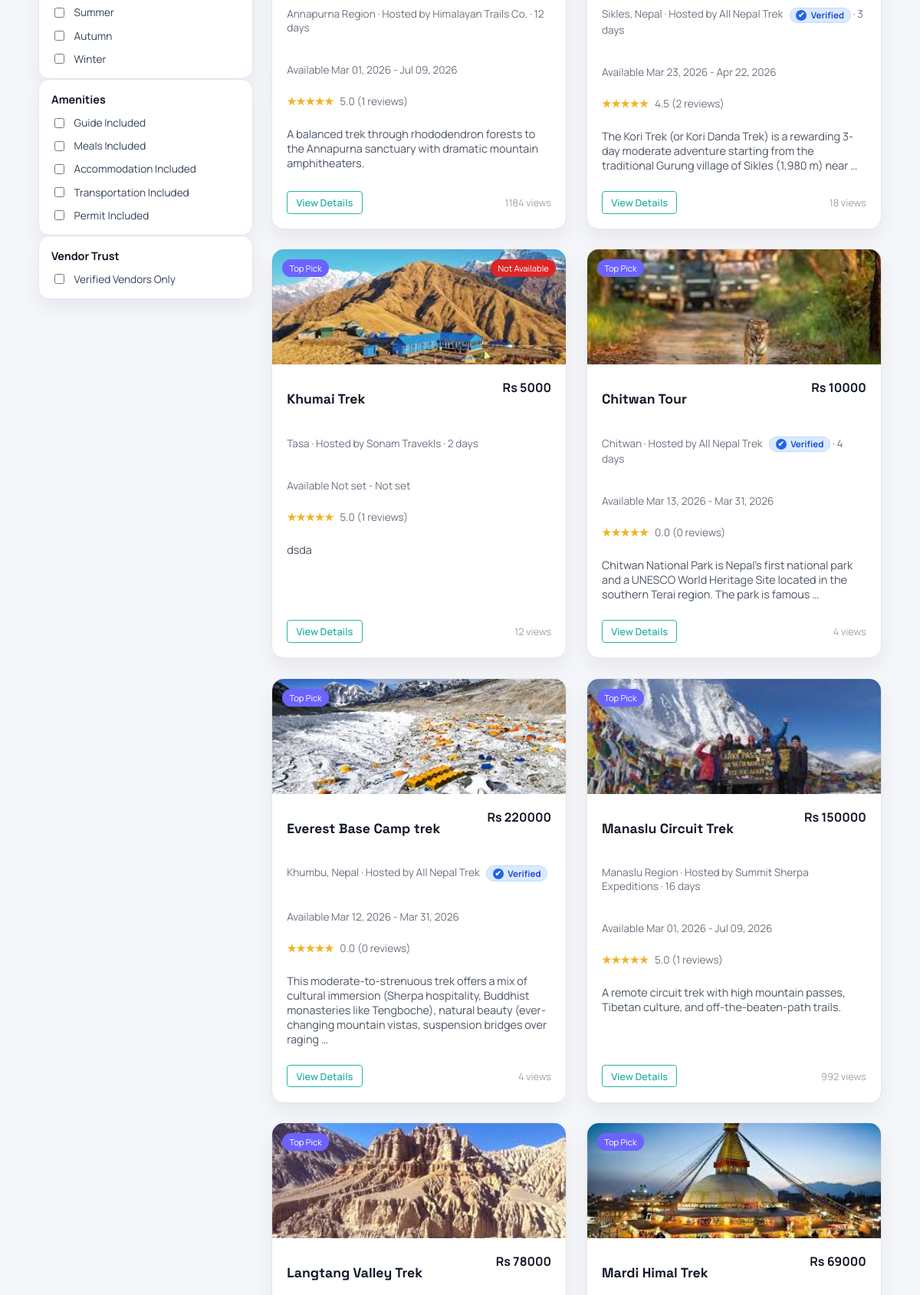
Before: /packages/ (signed in, middle part) with the older database file.
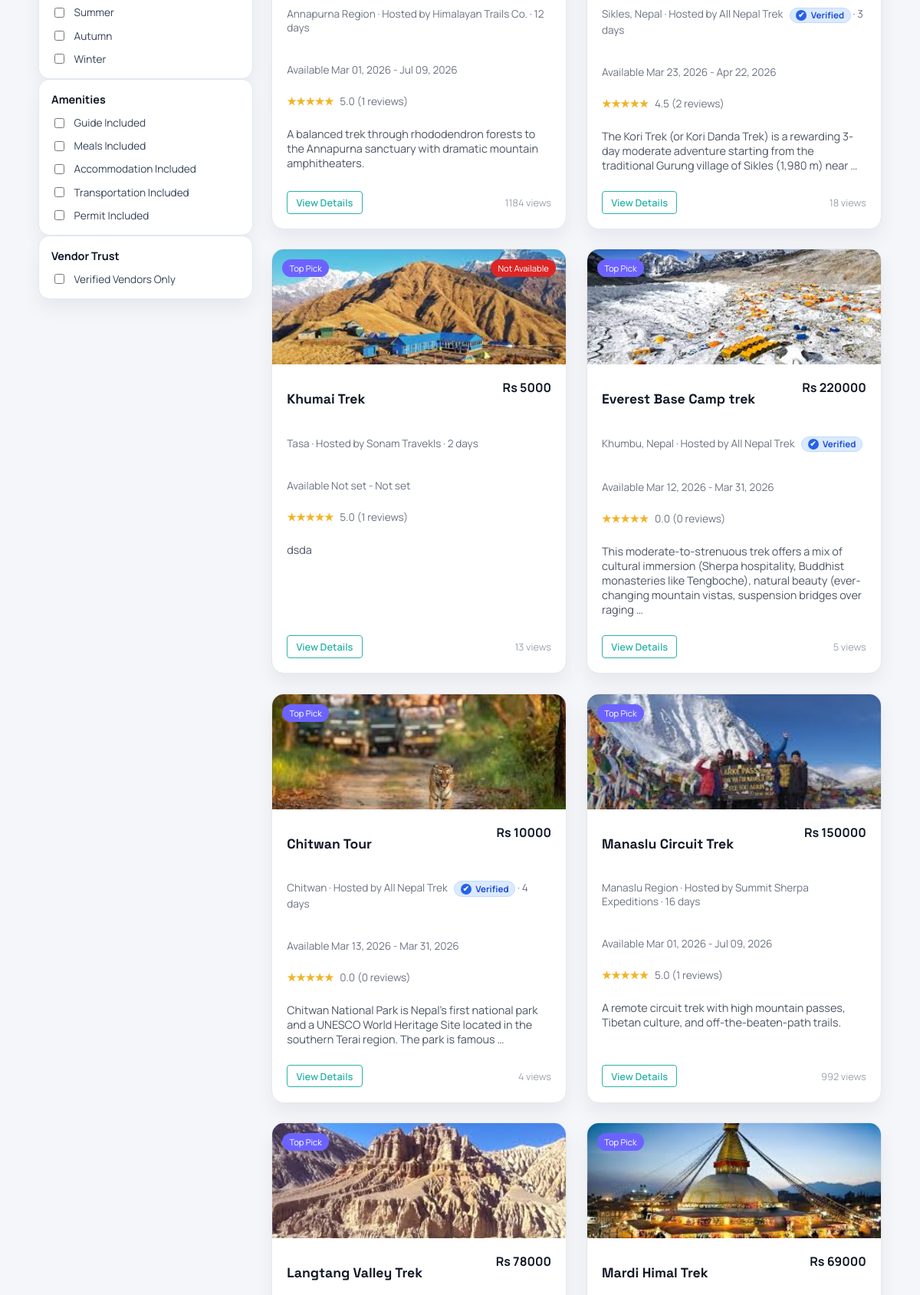
After: the same page with the newer database file.
### core/models.py (models this page shows, shortened)
class Package(models.Model):
    DIFFICULTY_CHOICES = (
        ('easy', 'Easy'),
        ('moderate', 'Moderate'),
        ('challenging', 'Challenging'),
        ('expedition', 'Expedition'),
    )
    CATEGORY_TREK = 'TREK'
    CATEGORY_TOUR = 'TOUR'
    CATEGORY_CHOICES = (
        (CATEGORY_TREK, 'Trek'),
        (CATEGORY_TOUR, 'Tour'),
    )
    vendor = models.ForeignKey(
        settings.AUTH_USER_MODEL,
        on_delete=models.CASCADE,
        related_name='vendor_packages',
    )
    title = models.CharField(max_length=200)
    category = models.CharField(max_length=10, choices=CATEGORY_CHOICES, default=CATEGORY_TREK)
    location = models.CharField(max_length=120, blank=True)
    location_name = models.CharField(max_length=255, blank=True)
    latitude = models.FloatField(blank=True, null=True)
    longitude = models.FloatField(blank=True, null=True)
    description = models.TextField(blank=True)
    itinerary = models.TextField(blank=True)
    inclusions = models.TextField(blank=True)
    exclusions = models.TextField(blank=True)
    duration_days = models.PositiveSmallIntegerField(blank=True, null=True)
    difficulty = models.CharField(max_length=20, choices=DIFFICULTY_CHOICES, blank=True)
    group_size = models.PositiveSmallIntegerField(blank=True, null=True)
    available_slots = models.PositiveIntegerField(default=10)
    available_from = models.DateField(blank=True, null=True)
    available_until = models.DateField(blank=True, null=True)
    best_season = models.CharField(max_length=100, blank=True)
    image_url = models.URLField(blank=True)
    has_guide = models.BooleanField(default=False)
    includes_meals = models.BooleanField(default=False)
    includes_accommodation = models.BooleanField(default=False)
    includes_transport = models.BooleanField(default=False)
    includes_permits = models.BooleanField(default=False)
    price = models.DecimalField(
        max_digits=10,
        decimal_places=2,
        validators=[MinValueValidator(0)],
    )
    is_active = models.BooleanField(default=True)
    is_featured = models.BooleanField(default=False)
    views_count = models.PositiveIntegerField(default=0)
    created_at = models.DateTimeField(auto_now_add=True)
    @property
    def name(self):
        return self.title
    def season_badge(self, on_date=None):
        check_date = on_date or timezone.localdate()
        if not self.available_from or not self.available_until:
            return 'Not Available'
        if check_date < self.available_from:
            return 'Not Available'
        if check_date > self.available_until:
            return 'Season Closed'
        return ''

class PackageImage(models.Model):
    package = models.ForeignKey(Package, on_delete=models.CASCADE, related_name='images')
    image = models.ImageField(upload_to='package_images/')
    order = models.PositiveIntegerField(default=0)
    created_at = models.DateTimeField(auto_now_add=True)
    class Meta:
        ordering = ('order', 'created_at', 'id')

### accounts/models.py (models this page shows, shortened)
class VendorProfile(models.Model):
    user = models.OneToOneField(User, on_delete=models.CASCADE, related_name='vendor_profile')
    business_name = models.CharField(max_length=255)
    owner_name = models.CharField(max_length=255)
    tagline = models.CharField(max_length=255, blank=True)
    website = models.URLField(blank=True)
    license_number = models.CharField(max_length=100, blank=True)
    business_address = models.TextField(blank=True)
    description = models.TextField(blank=True)
    bank_name = models.CharField(max_length=120, blank=True)
    account_number = models.CharField(max_length=120, blank=True)
    routing_number = models.CharField(max_length=120, blank=True)
    paypal_email = models.EmailField(blank=True)
    logo = models.ImageField(upload_to='vendor_logos/', blank=True, null=True)
    cover_image = models.FileField(upload_to='vendor_covers/', blank=True, null=True)
    business_license = models.FileField(upload_to='licenses/', blank=True, null=True)
    document = models.FileField(upload_to='vendor_documents/', blank=True, null=True)
    is_approved = models.BooleanField(default=False)
    is_verified = models.BooleanField(default=False)
    created_at = models.DateTimeField(auto_now_add=True)

class User(AbstractUser):
    USER_TYPE_CHOICES = (
        ('vendor', 'Vendor'),
        ('traveler', 'Traveler'),
        ('admin', 'Admin'),
    )
    user_type = models.CharField(max_length=10, choices=USER_TYPE_CHOICES)
    phone = models.CharField(max_length=20, blank=True, null=True)
    is_verified = models.BooleanField(default=False)

### core/views.py (the view)
# urls.py: path('packages/', views.package_list, name='package_list'),
def package_list(request):
    return _render_package_list(request)

### accounts/context_processors.py (called while the page is built)
def _safe_related(instance, relation_name):
    try:
        return getattr(instance, relation_name)
    except ObjectDoesNotExist:
        return None

def _display_name(user):
    full_name = user.get_full_name().strip()
    return full_name or user.username or user.email or 'Account'

def _avatar_url(user, user_type):
    if user_type == 'traveler':
        profile = _safe_related(user, 'traveler_profile')
        if profile and profile.avatar:
            return profile.avatar.url
    elif user_type == 'vendor':
        profile = _safe_related(user, 'vendor_profile')
        if profile and profile.logo:
            return profile.logo.url
    elif user_type == 'admin':
        profile = _safe_related(user, 'admin_profile')
        if profile and profile.avatar:
            return profile.avatar.url
    return ''

def _dashboard_url(user_type):
    if user_type == 'traveler':
        return reverse('traveler_home')
    if user_type == 'vendor':
        return reverse('vendor_dashboard')
    if user_type == 'admin':
        return reverse('admin_dashboard')
    return reverse('home')

### core/templates/core/packages.html (shortened to what this page needs)
{% load static %}
<!DOCTYPE html>
<html lang="en">
<head>
    <link rel="stylesheet" href="{% static 'css/landing.css' %}">
    <link rel="stylesheet" href="{% static 'css/packages.css' %}">
    <link rel="stylesheet" href="{% static 'css/notifications.css' %}?v=20260313a">
    <link rel="stylesheet" href="{% static 'css/wishlist.css' %}?v=20260315a">
    <link rel="stylesheet" href="{% static 'css/destination_autocomplete.css' %}?v=20260314a">
    <link rel="stylesheet" href="{% static 'css/package_filters.css' %}?v=20260314a">
</head>
<body class="packages-body">
    <section class="packages-section">
        <div class="packages-layout">
            <aside class="packages-filters">
                <form id="packageFilterForm" method="get" action="{{ request.path }}">
                    <div class="filter-card">
                        <label class="filter-option">
                            <input type="checkbox" name="season" value="summer" {% if 'summer' in filters.season %}checked{% endif %}>
                            Summer
                        </label>
                        <label class="filter-option">
                            <input type="checkbox" name="season" value="autumn" {% if 'autumn' in filters.season %}checked{% endif %}>
                            Autumn
                        </label>
                        <label class="filter-option">
                            <input type="checkbox" name="season" value="winter" {% if 'winter' in filters.season %}checked{% endif %}>
                            Winter
                        </label>
                    </div>
                    <div class="filter-card">
                        <h4>Amenities</h4>
                        <label class="filter-option">
                            <input type="checkbox" name="amenities" value="guide" {% if 'guide' in filters.amenities %}checked{% endif %}>
                            Guide Included
                        </label>
                        <label class="filter-option">
                            <input type="checkbox" name="amenities" value="meals" {% if 'meals' in filters.amenities %}checked{% endif %}>
                            Meals Included
                        </label>
                        <label class="filter-option">
                            <input type="checkbox" name="amenities" value="accommodation" {% if 'accommodation' in filters.amenities %}checked{% endif %}>
                            Accommodation Included
                        </label>
                        <label class="filter-option">
                            <input type="checkbox" name="amenities" value="transport" {% if 'transport' in filters.amenities %}checked{% endif %}>
                            Transportation Included
                        </label>
                        <label class="filter-option">
                            <input type="checkbox" name="amenities" value="permit" {% if 'permit' in filters.amenities %}checked{% endif %}>
                            Permit Included
                        </label>
                    </div>
                    <div class="filter-card">
                        <h4>Vendor Trust</h4>
                        <label class="filter-option">
                            <input type="checkbox" name="verified_only" value="1" {% if filters.verified_only %}checked{% endif %}>
                            Verified Vendors Only
                        </label>
                    </div>
                </form>
            </aside>
            <div class="packages-results">
                <div class="packages-grid" id="packageGrid" data-search-endpoint="{% url 'packages_search_api' %}">
                    {% include "core/includes/package_cards.html" %}
                </div>
            </div>
        </div>
    </section>
</body>
</html>

### core/templates/core/includes/package_cards.html (shortened to what this page needs)
{% if packages %}
    {% for package in packages %}
        <article class="package-card">
            {% with cover=package.images.all|first %}
                <div class="package-image" {% if cover %}style="background-image: url('{{ cover.image.url }}');"{% elif package.image_url %}style="background-image: url('{{ package.image_url }}');"{% endif %}>
                    <span class="package-pill {% if package.is_featured %}featured{% endif %}">
                        {% if package.is_featured %}Featured{% else %}Top Pick{% endif %}
                    </span>
                    {% if package.season_badge %}
                        <span class="package-pill season-badge">{{ package.season_badge }}</span>
                    {% endif %}
                </div>
            {% endwith %}
            <div class="package-body">
                <div class="package-title-row">
                    <h2>{{ package.title }}</h2>
                    <span class="package-price">Rs {{ package.price|floatformat:0 }}</span>
                </div>
                <p class="package-meta">
                    {{ package.location_name|default:package.location|default:"Nepal" }} · Hosted by {{ package.vendor.vendor_profile.business_name|default:package.vendor.get_full_name|default:package.vendor.username }}
                    {% if package.vendor.vendor_profile and package.vendor.vendor_profile.is_verified %}
                        <span class="verified-badge verified-badge--inline">
                            <span class="verified-badge-icon">✔</span>
                            <span>Verified</span>
                        </span>
                    {% endif %}
                    {% if package.duration_days %} · {{ package.duration_days }} days{% endif %}
                </p>
                <p class="package-meta">
                    Available {{ package.available_from|date:"M d, Y"|default:"Not set" }} -
                    {{ package.available_until|date:"M d, Y"|default:"Not set" }}
                </p>
                <div class="package-rating">
                    <span class="stars">★★★★★</span>
                    <span>
                        {{ package.avg_rating|default:0|floatformat:1 }}
                        ({{ package.review_count }} reviews)
                    </span>
                </div>
                <p class="package-desc">
                    {{ package.description|default:"Customizable trek package with local guide support."|truncatewords:24 }}
                </p>
                <div class="package-actions">
                    <a href="{% url 'package_detail' package.id %}" class="btn-outline-dark">View Details</a>
                    <span class="package-views">{{ package.views_count }} views</span>
                </div>
            </div>
        </article>
    {% endfor %}
{% else %}
    <div class="packages-empty">{{ empty_message|default:"No packages available right now." }}</div>
{% endif %}

Changed rows visible on the page:
changed Package "Khumai Trek": views_count "12" → "13"
changed Package "Everest Base Camp trek": views_count "4" → "5"; moves up the list
